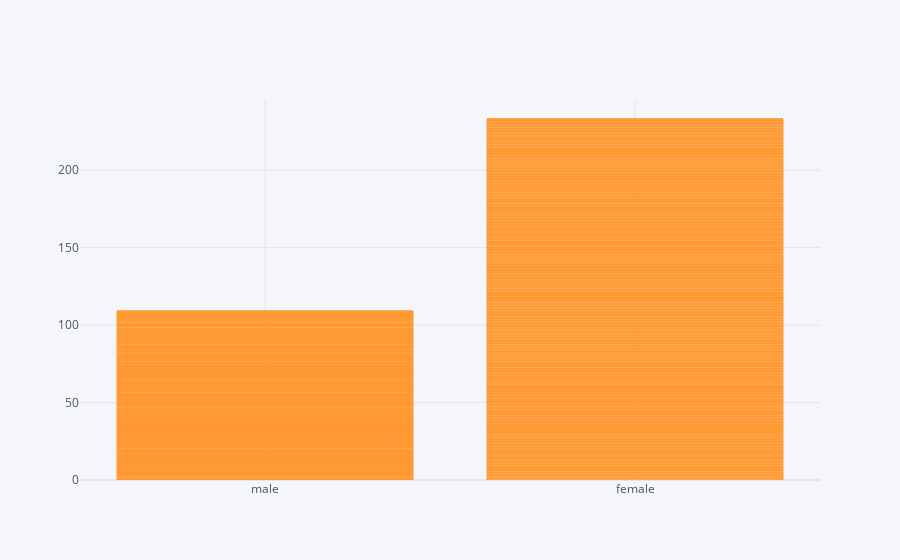

Notebook code for this chart:
### Markdown cell above
#### Ques) Can you plot the male female person survived

### Code cell
# Sex is Categorical may be plot it on x-axis and survived on y-axis
df1.iplot(x="sex",y="survived",kind="bar")
#height of the graph depends on group count of male and female

### Figure 1 — Plotly figure (JSON) as saved in the notebook; plotly's stock layout.template omitted (floating-point values rounded to 4 significant figures; data arrays with more than 128 entries replaced by an {"elided": "..."} marker saying what was removed)
{"data": [{"marker": {"color": "rgba(255, 153, 51, 0.6)", "line": {"color": "rgba(255, 153, 51, 1.0)", "width": 1}}, "name": "survived", "orientation": "v", "text": "", "type": "bar", "x": {"elided": "891 str values"}, "y": {"elided": "891 int values"}}], "layout": {"legend": {"bgcolor": "#F5F6F9", "font": {"color": "#4D5663"}}, "paper_bgcolor": "#F5F6F9", "plot_bgcolor": "#F5F6F9", "title": {"font": {"color": "#4D5663"}}, "xaxis": {"gridcolor": "#E1E5ED", "showgrid": true, "tickfont": {"color": "#4D5663"}, "title": {"font": {"color": "#4D5663"}, "text": ""}, "zerolinecolor": "#E1E5ED"}, "yaxis": {"gridcolor": "#E1E5ED", "showgrid": true, "tickfont": {"color": "#4D5663"}, "title": {"font": {"color": "#4D5663"}, "text": ""}, "zerolinecolor": "#E1E5ED"}}}
